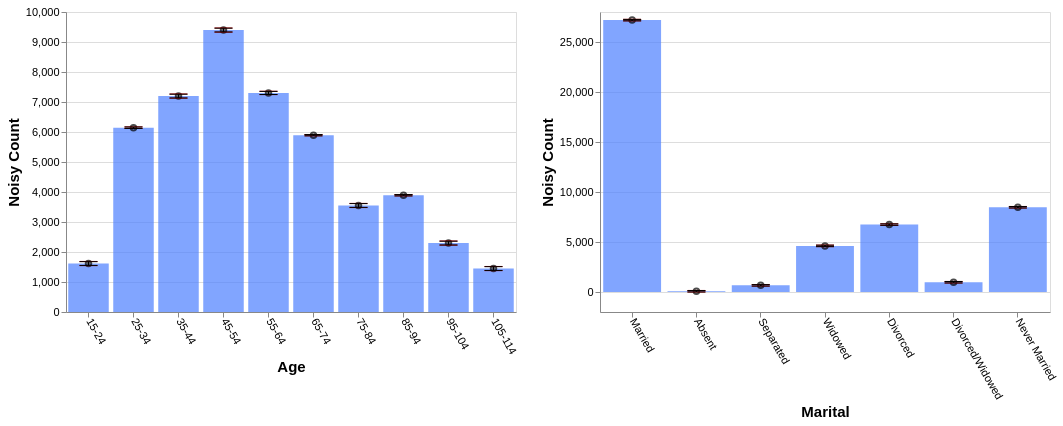

The Vega-Lite source for this figure:
### Vega-Lite specification from a JSON file in a GitHub repository (floating-point values rounded to 4 significant figures)
{"config": {"view": {"continuousWidth": 400, "continuousHeight": 300}, "axis": {"labelFontSize": 11, "titleFontSize": 15}, "axisBottom": {"labelAngle": 60}}, "hconcat": [{"layer": [{"mark": "bar", "encoding": {"color": {"value": "transparent"}, "tooltip": [{"aggregate": "sum", "field": "noisy_count", "title": "noisy count", "type": "quantitative"}, {"aggregate": "sum", "field": "noisy_count_prev", "title": "prev count", "type": "quantitative"}, {"aggregate": "sum", "field": "error", "title": "current error", "type": "quantitative"}, {"aggregate": "sum", "field": "error_prev", "title": "prev error", "type": "quantitative"}], "x": {"field": "age", "sort": null, "title": "Age", "type": "ordinal"}}, "height": 300, "selection": {"selector617": {"type": "interval", "encodings": ["x"]}}, "transform": [{"filter": {"selection": "selector618"}}], "width": 450}, {"mark": {"type": "bar", "color": "gray", "opacity": 0}, "encoding": {"x": {"field": "age", "sort": null, "title": "Age", "type": "ordinal"}, "y": {"aggregate": "sum", "field": "noisy_count_prev", "type": "quantitative"}}, "transform": [{"filter": {"selection": "selector618"}}]}, {"mark": {"type": "bar", "color": "#4C7FFF", "opacity": 0.7}, "encoding": {"x": {"field": "age", "sort": null, "title": "Age", "type": "ordinal"}, "y": {"aggregate": "sum", "field": "noisy_count", "type": "quantitative"}}, "transform": [{"filter": {"selection": "selector618"}}]}, {"mark": {"type": "point", "color": "black", "opacity": 0.7}, "encoding": {"x": {"field": "age", "sort": null, "title": "Age", "type": "ordinal"}, "y": {"aggregate": "sum", "field": "noisy_count", "title": "Noisy Count", "type": "quantitative"}}, "transform": [{"filter": {"selection": "selector618"}}]}, {"mark": {"type": "rule", "color": "#B6B6B6", "size": 2, "strokeDash": [3, 3]}, "encoding": {"x": {"field": "age", "sort": null, "title": "Age", "type": "ordinal"}, "y": {"aggregate": "sum", "field": "plus_error_prev_age", "title": "", "type": "quantitative"}, "y2": {"aggregate": "sum", "field": "minus_error_prev_age", "title": ""}}, "transform": [{"filter": {"selection": "selector618"}}]}, {"mark": {"type": "tick", "color": "#B90000", "size": 0, "strokeDash": [1, 1]}, "encoding": {"x": {"field": "age", "sort": null, "title": "Age", "type": "ordinal"}, "y": {"aggregate": "sum", "field": "plus_error_prev_age", "type": "quantitative"}}, "transform": [{"filter": {"selection": "selector618"}}]}, {"mark": {"type": "tick", "color": "#B90000", "size": 0, "strokeDash": [3, 1]}, "encoding": {"x": {"field": "age", "sort": null, "title": "Age", "type": "ordinal"}, "y": {"aggregate": "sum", "field": "minus_error_prev_age", "type": "quantitative"}}, "transform": [{"filter": {"selection": "selector618"}}]}, {"mark": {"type": "rule", "color": "black", "size": 2}, "encoding": {"x": {"field": "age", "sort": null, "title": "Age", "type": "ordinal"}, "y": {"aggregate": "sum", "field": "plus_error", "title": "", "type": "quantitative"}, "y2": {"aggregate": "sum", "field": "minus_error", "title": ""}}, "transform": [{"filter": {"selection": "selector618"}}]}, {"mark": {"type": "tick", "color": "black", "width": 0}, "encoding": {"x": {"field": "age", "sort": null, "title": "Age", "type": "ordinal"}, "y": {"aggregate": "sum", "field": "plus_error", "type": "quantitative"}}, "transform": [{"filter": {"selection": "selector618"}}]}, {"mark": {"type": "tick", "color": "black", "width": 0}, "encoding": {"x": {"field": "age", "sort": null, "title": "Age", "type": "ordinal"}, "y": {"aggregate": "sum", "field": "minus_error", "type": "quantitative"}}, "transform": [{"filter": {"selection": "selector618"}}]}]}, {"layer": [{"mark": "bar", "encoding": {"color": {"value": "transparent"}, "tooltip": [{"aggregate": "sum", "field": "noisy_count", "title": "noisy count", "type": "quantitative"}, {"aggregate": "sum", "field": "noisy_count_prev", "title": "prev count", "type": "quantitative"}, {"aggregate": "sum", "field": "error", "title": "current error", "type": "quantitative"}, {"aggregate": "sum", "field": "error_prev", "title": "prev error", "type": "quantitative"}], "x": {"field": "marital", "sort": null, "title": "Marital", "type": "ordinal"}}, "height": 300, "selection": {"selector618": {"type": "interval", "encodings": ["x"]}}, "transform": [{"filter": {"selection": "selector617"}}], "width": 450}, {"mark": {"type": "bar", "color": "gray", "opacity": 0}, "encoding": {"x": {"field": "marital", "sort": null, "title": "Marital", "type": "ordinal"}, "y": {"aggregate": "sum", "field": "noisy_count_prev", "type": "quantitative"}}, "transform": [{"filter": {"selection": "selector617"}}]}, {"mark": {"type": "bar", "color": "#4C7FFF", "opacity": 0.7}, "encoding": {"x": {"field": "marital", "sort": null, "title": "Marital", "type": "ordinal"}, "y": {"aggregate": "sum", "field": "noisy_count", "type": "quantitative"}}, "transform": [{"filter": {"selection": "selector617"}}]}, {"mark": {"type": "point", "color": "black", "opacity": 0.7}, "encoding": {"x": {"field": "marital", "sort": null, "title": "Marital", "type": "ordinal"}, "y": {"aggregate": "sum", "field": "noisy_count", "title": "Noisy Count", "type": "quantitative"}}, "transform": [{"filter": {"selection": "selector617"}}]}, {"mark": {"type": "rule", "color": "#B6B6B6", "size": 2, "strokeDash": [3, 3]}, "encoding": {"x": {"field": "marital", "sort": null, "title": "Marital", "type": "ordinal"}, "y": {"aggregate": "sum", "field": "plus_error_prev_marital", "title": "", "type": "quantitative"}, "y2": {"aggregate": "sum", "field": "minus_error_prev_marital", "title": ""}}, "transform": [{"filter": {"selection": "selector617"}}]}, {"mark": {"type": "tick", "color": "#B90000", "size": 0, "strokeDash": [1, 1]}, "encoding": {"x": {"field": "marital", "sort": null, "title": "Marital", "type": "ordinal"}, "y": {"aggregate": "sum", "field": "plus_error_prev_marital", "type": "quantitative"}}, "transform": [{"filter": {"selection": "selector617"}}]}, {"mark": {"type": "tick", "color": "#B90000", "size": 0, "strokeDash": [3, 1]}, "encoding": {"x": {"field": "marital", "sort": null, "title": "Marital", "type": "ordinal"}, "y": {"aggregate": "sum", "field": "minus_error_prev_marital", "type": "quantitative"}}, "transform": [{"filter": {"selection": "selector617"}}]}, {"mark": {"type": "rule", "color": "black", "size": 2}, "encoding": {"x": {"field": "marital", "sort": null, "title": "Marital", "type": "ordinal"}, "y": {"aggregate": "sum", "field": "plus_error", "title": "", "type": "quantitative"}, "y2": {"aggregate": "sum", "field": "minus_error", "title": ""}}, "transform": [{"filter": {"selection": "selector617"}}]}, {"mark": {"type": "tick", "color": "black", "width": 0}, "encoding": {"x": {"field": "marital", "sort": null, "title": "Marital", "type": "ordinal"}, "y": {"aggregate": "sum", "field": "plus_error", "type": "quantitative"}}, "transform": [{"filter": {"selection": "selector617"}}]}, {"mark": {"type": "tick", "color": "black", "width": 0}, "encoding": {"x": {"field": "marital", "sort": null, "title": "Marital", "type": "ordinal"}, "y": {"aggregate": "sum", "field": "minus_error", "type": "quantitative"}}, "transform": [{"filter": {"selection": "selector617"}}]}]}], "data": {"name": "data-e97cbfb0571d20fb2773ebcf6b5c20fc"}, "$schema": "https://vega.github.io/schema/vega-lite/v4.17.0.json", "datasets": {"data-e97cbfb0571d20fb2773ebcf6b5c20fc": [{"age": "15-24", "marital": "Married", "noisy_count": 307.0, "true_count": 295.0, "plus_error": 316.0, "minus_error": 298.1, "error": 8.9, "noisy_count_prev": 309.0, "true_count_prev": 295.0, "plus_error_prev": 319.0, "minus_error_prev": 299.1, "error_prev": 9.9, "plus_error_prev_age": 318.7, "minus_error_prev_age": 298.8, "plus_error_prev_marital": 318.9, "minus_error_prev_marital": 299.0}, {"age": "15-24", "marital": "Absent", "noisy_count": 24.3, "true_count": 13.0, "plus_error": 33.3, "minus_error": 15.4, "error": 8.9, "noisy_count_prev": 24.1, "true_count_prev": 13.0, "plus_error_prev": 34.0, "minus_error_prev": 14.1, "error_prev": 9.9, "plus_error_prev_age": 33.67, "minus_error_prev_age": 13.77, "plus_error_prev_marital": 33.96, "minus_error_prev_marital": 14.06}, {"age": "15-24", "marital": "Separated", "noisy_count": 7.5, "true_count": 18.0, "plus_error": 16.5, "minus_error": -1.4, "error": 8.9, "noisy_count_prev": 7.1, "true_count_prev": 18.0, "plus_error_prev": 17.1, "minus_error_prev": -2.8, "error_prev": 9.9, "plus_error_prev_age": 16.77, "minus_error_prev_age": -3.129, "plus_error_prev_marital": 17.24, "minus_error_prev_marital": -2.66}, {"age": "15-24", "marital": "Widowed", "noisy_count": -51.0, "true_count": 2.0, "plus_error": -42.0, "minus_error": -59.9, "error": 8.9, "noisy_count_prev": -49.8, "true_count_prev": 2.0, "plus_error_prev": -39.8, "minus_error_prev": -59.7, "error_prev": 9.9, "plus_error_prev_age": -40.13, "minus_error_prev_age": -60.03, "plus_error_prev_marital": -39.87, "minus_error_prev_marital": -59.77}, {"age": "15-24", "marital": "Divorced", "noisy_count": 152.7, "true_count": 22.0, "plus_error": 161.6, "minus_error": 143.7, "error": 8.9, "noisy_count_prev": 151.6, "true_count_prev": 22.0, "plus_error_prev": 161.6, "minus_error_prev": 141.7, "error_prev": 9.9, "plus_error_prev_age": 161.3, "minus_error_prev_age": 141.4, "plus_error_prev_marital": 161.6, "minus_error_prev_marital": 141.7}, {"age": "15-24", "marital": "Divorced/Widowed", "noisy_count": -22.9, "true_count": 16.0, "plus_error": -14.0, "minus_error": -31.9, "error": 8.9, "noisy_count_prev": -21.7, "true_count_prev": 16.0, "plus_error_prev": -11.7, "minus_error_prev": -31.6, "error_prev": 9.9, "plus_error_prev_age": -12.03, "minus_error_prev_age": -31.93, "plus_error_prev_marital": -12.22, "minus_error_prev_marital": -32.12}, {"age": "15-24", "marital": "Never Married", "noisy_count": 1197.0, "true_count": 1190.0, "plus_error": 1206.0, "minus_error": 1188.0, "error": 8.9, "noisy_count_prev": 1197.0, "true_count_prev": 1190.0, "plus_error_prev": 1207.0, "minus_error_prev": 1187.0, "error_prev": 9.9, "plus_error_prev_age": 1207.0, "minus_error_prev_age": 1187.0, "plus_error_prev_marital": 1206.0, "minus_error_prev_marital": 1186.0}, {"age": "25-34", "marital": "Married", "noisy_count": 2766.0, "true_count": 2764.0, "plus_error": 2769.0, "minus_error": 2762.0, "error": 3.5, "noisy_count_prev": 2766.0, "true_count_prev": 2764.0, "plus_error_prev": 2770.0, "minus_error_prev": 2762.0, "error_prev": 3.9, "plus_error_prev_age": 2770.0, "minus_error_prev_age": 2763.0, "plus_error_prev_marital": 2770.0, "minus_error_prev_marital": 2762.0}, {"age": "25-34", "marital": "Absent", "noisy_count": 9.1, "true_count": 33.0, "plus_error": 12.6, "minus_error": 5.6, "error": 3.5, "noisy_count_prev": 9.1, "true_count_prev": 33.0, "plus_error_prev": 13.0, "minus_error_prev": 5.2, "error_prev": 3.9, "plus_error_prev_age": 13.01, "minus_error_prev_age": 5.214, "plus_error_prev_marital": 12.96, "minus_error_prev_marital": 5.16}, {"age": "25-34", "marital": "Separated", "noisy_count": 47.5, "true_count": 77.0, "plus_error": 51.0, "minus_error": 44.0, "error": 3.5, "noisy_count_prev": 48.1, "true_count_prev": 77.0, "plus_error_prev": 52.0, "minus_error_prev": 44.2, "error_prev": 3.9, "plus_error_prev_age": 52.01, "minus_error_prev_age": 44.21, "plus_error_prev_marital": 52.14, "minus_error_prev_marital": 44.34}, {"age": "25-34", "marital": "Widowed", "noisy_count": 26.7, "true_count": 11.0, "plus_error": 30.2, "minus_error": 23.2, "error": 3.5, "noisy_count_prev": 25.8, "true_count_prev": 11.0, "plus_error_prev": 29.7, "minus_error_prev": 21.9, "error_prev": 3.9, "plus_error_prev_age": 29.71, "minus_error_prev_age": 21.91, "plus_error_prev_marital": 29.63, "minus_error_prev_marital": 21.83}, {"age": "25-34", "marital": "Divorced", "noisy_count": 365.6, "true_count": 372.0, "plus_error": 369.1, "minus_error": 362.1, "error": 3.5, "noisy_count_prev": 364.9, "true_count_prev": 372.0, "plus_error_prev": 368.8, "minus_error_prev": 361.0, "error_prev": 3.9, "plus_error_prev_age": 368.8, "minus_error_prev_age": 361.0, "plus_error_prev_marital": 368.8, "minus_error_prev_marital": 361.0}, {"age": "25-34", "marital": "Divorced/Widowed", "noisy_count": 221.1, "true_count": 189.0, "plus_error": 224.6, "minus_error": 217.7, "error": 3.5, "noisy_count_prev": 221.1, "true_count_prev": 189.0, "plus_error_prev": 225.0, "minus_error_prev": 217.2, "error_prev": 3.9, "plus_error_prev_age": 225.0, "minus_error_prev_age": 217.2, "plus_error_prev_marital": 224.5, "minus_error_prev_marital": 216.7}, {"age": "25-34", "marital": "Never Married", "noisy_count": 2707.0, "true_count": 2691.0, "plus_error": 2711.0, "minus_error": 2704.0, "error": 3.5, "noisy_count_prev": 2708.0, "true_count_prev": 2691.0, "plus_error_prev": 2711.0, "minus_error_prev": 2704.0, "error_prev": 3.9, "plus_error_prev_age": 2711.0, "minus_error_prev_age": 2704.0, "plus_error_prev_marital": 2711.0, "minus_error_prev_marital": 2703.0}, {"age": "35-44", "marital": "Married", "noisy_count": 4280.0, "true_count": 4273.0, "plus_error": 4289.0, "minus_error": 4271.0, "error": 8.9, "noisy_count_prev": 4281.0, "true_count_prev": 4273.0, "plus_error_prev": 4291.0, "minus_error_prev": 4271.0, "error_prev": 9.9, "plus_error_prev_age": 4290.0, "minus_error_prev_age": 4270.0, "plus_error_prev_marital": 4290.0, "minus_error_prev_marital": 4271.0}, {"age": "35-44", "marital": "Absent", "noisy_count": 117.0, "true_count": 31.0, "plus_error": 125.9, "minus_error": 108.1, "error": 8.9, "noisy_count_prev": 116.7, "true_count_prev": 31.0, "plus_error_prev": 126.7, "minus_error_prev": 106.8, "error_prev": 9.9, "plus_error_prev_age": 126.2, "minus_error_prev_age": 106.3, "plus_error_prev_marital": 126.7, "minus_error_prev_marital": 106.8}, {"age": "35-44", "marital": "Separated", "noisy_count": 176.1, "true_count": 96.0, "plus_error": 185.0, "minus_error": 167.1, "error": 8.9, "noisy_count_prev": 173.1, "true_count_prev": 96.0, "plus_error_prev": 183.1, "minus_error_prev": 163.2, "error_prev": 9.9, "plus_error_prev_age": 182.6, "minus_error_prev_age": 162.7, "plus_error_prev_marital": 183.2, "minus_error_prev_marital": 163.3}, {"age": "35-44", "marital": "Widowed", "noisy_count": -29.1, "true_count": 57.0, "plus_error": -20.1, "minus_error": -38.0, "error": 8.9, "noisy_count_prev": -26.9, "true_count_prev": 57.0, "plus_error_prev": -17.0, "minus_error_prev": -36.9, "error_prev": 9.9, "plus_error_prev_age": -17.53, "minus_error_prev_age": -37.43, "plus_error_prev_marital": -17.07, "minus_error_prev_marital": -36.97}, {"age": "35-44", "marital": "Divorced", "noisy_count": 910.1, "true_count": 905.0, "plus_error": 919.1, "minus_error": 901.2, "error": 8.9, "noisy_count_prev": 909.6, "true_count_prev": 905.0, "plus_error_prev": 919.6, "minus_error_prev": 899.7, "error_prev": 9.9, "plus_error_prev_age": 919.1, "minus_error_prev_age": 899.2, "plus_error_prev_marital": 919.6, "minus_error_prev_marital": 899.7}, {"age": "35-44", "marital": "Divorced/Widowed", "noisy_count": 222.6, "true_count": 286.0, "plus_error": 231.6, "minus_error": 213.7, "error": 8.9, "noisy_count_prev": 223.7, "true_count_prev": 286.0, "plus_error_prev": 233.7, "minus_error_prev": 213.8, "error_prev": 9.9, "plus_error_prev_age": 233.2, "minus_error_prev_age": 213.3, "plus_error_prev_marital": 233.2, "minus_error_prev_marital": 213.3}, {"age": "35-44", "marital": "Never Married", "noisy_count": 1521.0, "true_count": 1684.0, "plus_error": 1530.0, "minus_error": 1512.0, "error": 8.9, "noisy_count_prev": 1524.0, "true_count_prev": 1684.0, "plus_error_prev": 1534.0, "minus_error_prev": 1514.0, "error_prev": 9.9, "plus_error_prev_age": 1534.0, "minus_error_prev_age": 1514.0, "plus_error_prev_marital": 1534.0, "minus_error_prev_marital": 1514.0}, {"age": "45-54", "marital": "Married", "noisy_count": 5512.0, "true_count": 5589.0, "plus_error": 5521.0, "minus_error": 5503.0, "error": 8.9, "noisy_count_prev": 5512.0, "true_count_prev": 5589.0, "plus_error_prev": 5522.0, "minus_error_prev": 5502.0, "error_prev": 9.9, "plus_error_prev_age": 5522.0, "minus_error_prev_age": 5503.0, "plus_error_prev_marital": 5522.0, "minus_error_prev_marital": 5502.0}, {"age": "45-54", "marital": "Absent", "noisy_count": 77.2, "true_count": 27.0, "plus_error": 86.1, "minus_error": 68.2, "error": 8.9, "noisy_count_prev": 77.3, "true_count_prev": 27.0, "plus_error_prev": 87.2, "minus_error_prev": 67.3, "error_prev": 9.9, "plus_error_prev_age": 87.31, "minus_error_prev_age": 67.41, "plus_error_prev_marital": 87.16, "minus_error_prev_marital": 67.26}, {"age": "45-54", "marital": "Separated", "noisy_count": 208.1, "true_count": 156.0, "plus_error": 217.0, "minus_error": 199.1, "error": 8.9, "noisy_count_prev": 207.4, "true_count_prev": 156.0, "plus_error_prev": 217.3, "minus_error_prev": 197.5, "error_prev": 9.9, "plus_error_prev_age": 217.4, "minus_error_prev_age": 197.6, "plus_error_prev_marital": 217.4, "minus_error_prev_marital": 197.6}, {"age": "45-54", "marital": "Widowed", "noisy_count": 98.9, "true_count": 143.0, "plus_error": 107.9, "minus_error": 90.0, "error": 8.9, "noisy_count_prev": 99.8, "true_count_prev": 143.0, "plus_error_prev": 109.7, "minus_error_prev": 89.8, "error_prev": 9.9, "plus_error_prev_age": 109.8, "minus_error_prev_age": 89.91, "plus_error_prev_marital": 109.6, "minus_error_prev_marital": 89.73}, {"age": "45-54", "marital": "Divorced", "noisy_count": 1759.0, "true_count": 1715.0, "plus_error": 1768.0, "minus_error": 1750.0, "error": 8.9, "noisy_count_prev": 1756.0, "true_count_prev": 1715.0, "plus_error_prev": 1766.0, "minus_error_prev": 1746.0, "error_prev": 9.9, "plus_error_prev_age": 1767.0, "minus_error_prev_age": 1747.0, "plus_error_prev_marital": 1766.0, "minus_error_prev_marital": 1746.0}, {"age": "45-54", "marital": "Divorced/Widowed", "noisy_count": 287.1, "true_count": 379.0, "plus_error": 296.0, "minus_error": 278.1, "error": 8.9, "noisy_count_prev": 288.7, "true_count_prev": 379.0, "plus_error_prev": 298.6, "minus_error_prev": 278.7, "error_prev": 9.9, "plus_error_prev_age": 298.7, "minus_error_prev_age": 278.8, "plus_error_prev_marital": 298.1, "minus_error_prev_marital": 278.2}, {"age": "45-54", "marital": "Never Married", "noisy_count": 1456.0, "true_count": 1324.0, "plus_error": 1464.0, "minus_error": 1447.0, "error": 8.9, "noisy_count_prev": 1455.0, "true_count_prev": 1324.0, "plus_error_prev": 1465.0, "minus_error_prev": 1445.0, "error_prev": 9.9, "plus_error_prev_age": 1465.0, "minus_error_prev_age": 1445.0, "plus_error_prev_marital": 1464.0, "minus_error_prev_marital": 1445.0}, {"age": "55-64", "marital": "Married", "noisy_count": 4528.0, "true_count": 4513.0, "plus_error": 4536.0, "minus_error": 4521.0, "error": 7.4, "noisy_count_prev": 4528.0, "true_count_prev": 4513.0, "plus_error_prev": 4536.0, "minus_error_prev": 4520.0, "error_prev": 8.0, "plus_error_prev_age": 4536.0, "minus_error_prev_age": 4520.0, "plus_error_prev_marital": 4536.0, "minus_error_prev_marital": 4520.0}, {"age": "55-64", "marital": "Absent", "noisy_count": 68.9, "true_count": 10.0, "plus_error": 76.3, "minus_error": 61.5, "error": 7.4, "noisy_count_prev": 67.4, "true_count_prev": 10.0, "plus_error_prev": 75.4, "minus_error_prev": 59.4, "error_prev": 8.0, "plus_error_prev_age": 75.43, "minus_error_prev_age": 59.43, "plus_error_prev_marital": 75.36, "minus_error_prev_marital": 59.36}, {"age": "55-64", "marital": "Separated", "noisy_count": 44.2, "true_count": 106.0, "plus_error": 51.6, "minus_error": 36.9, "error": 7.4, "noisy_count_prev": 46.1, "true_count_prev": 106.0, "plus_error_prev": 54.1, "minus_error_prev": 38.0, "error_prev": 8.0, "plus_error_prev_age": 54.13, "minus_error_prev_age": 38.03, "plus_error_prev_marital": 54.24, "minus_error_prev_marital": 38.14}, {"age": "55-64", "marital": "Widowed", "noisy_count": 219.2, "true_count": 210.0, "plus_error": 226.6, "minus_error": 211.9, "error": 7.4, "noisy_count_prev": 218.7, "true_count_prev": 210.0, "plus_error_prev": 226.7, "minus_error_prev": 210.7, "error_prev": 8.0, "plus_error_prev_age": 226.7, "minus_error_prev_age": 210.7, "plus_error_prev_marital": 226.6, "minus_error_prev_marital": 210.6}, {"age": "55-64", "marital": "Divorced", "noisy_count": 1506.0, "true_count": 1509.0, "plus_error": 1514.0, "minus_error": 1499.0, "error": 7.4, "noisy_count_prev": 1507.0, "true_count_prev": 1509.0, "plus_error_prev": 1515.0, "minus_error_prev": 1498.0, "error_prev": 8.0, "plus_error_prev_age": 1515.0, "minus_error_prev_age": 1499.0, "plus_error_prev_marital": 1515.0, "minus_error_prev_marital": 1498.0}, {"age": "55-64", "marital": "Divorced/Widowed", "noisy_count": 228.7, "true_count": 241.0, "plus_error": 236.1, "minus_error": 221.3, "error": 7.4, "noisy_count_prev": 227.2, "true_count_prev": 241.0, "plus_error_prev": 235.2, "minus_error_prev": 219.2, "error_prev": 8.0, "plus_error_prev_age": 235.2, "minus_error_prev_age": 219.2, "plus_error_prev_marital": 234.7, "minus_error_prev_marital": 218.7}, {"age": "55-64", "marital": "Never Married", "noisy_count": 706.1, "true_count": 730.0, "plus_error": 713.5, "minus_error": 698.7, "error": 7.4, "noisy_count_prev": 707.6, "true_count_prev": 730.0, "plus_error_prev": 715.6, "minus_error_prev": 699.5, "error_prev": 8.0, "plus_error_prev_age": 715.6, "minus_error_prev_age": 699.5, "plus_error_prev_marital": 714.9, "minus_error_prev_marital": 698.8}, {"age": "65-74", "marital": "Married", "noisy_count": 3650.0, "true_count": 3666.0, "plus_error": 3653.0, "minus_error": 3647.0, "error": 2.9, "noisy_count_prev": 3650.0, "true_count_prev": 3666.0, "plus_error_prev": 3653.0, "minus_error_prev": 3647.0, "error_prev": 3.2, "plus_error_prev_age": 3653.0, "minus_error_prev_age": 3647.0, "plus_error_prev_marital": 3653.0, "minus_error_prev_marital": 3646.0}, {"age": "65-74", "marital": "Absent", "noisy_count": 35.5, "true_count": 1.0, "plus_error": 38.4, "minus_error": 32.6, "error": 2.9, "noisy_count_prev": 34.7, "true_count_prev": 1.0, "plus_error_prev": 37.9, "minus_error_prev": 31.5, "error_prev": 3.2, "plus_error_prev_age": 37.97, "minus_error_prev_age": 31.57, "plus_error_prev_marital": 37.86, "minus_error_prev_marital": 31.46}, {"age": "65-74", "marital": "Separated", "noisy_count": 69.3, "true_count": 84.0, "plus_error": 72.2, "minus_error": 66.4, "error": 2.9, "noisy_count_prev": 69.6, "true_count_prev": 84.0, "plus_error_prev": 72.8, "minus_error_prev": 66.4, "error_prev": 3.2, "plus_error_prev_age": 72.87, "minus_error_prev_age": 66.47, "plus_error_prev_marital": 72.94, "minus_error_prev_marital": 66.54}, {"age": "65-74", "marital": "Widowed", "noisy_count": 428.5, "true_count": 406.0, "plus_error": 431.4, "minus_error": 425.6, "error": 2.9, "noisy_count_prev": 428.0, "true_count_prev": 406.0, "plus_error_prev": 431.2, "minus_error_prev": 424.8, "error_prev": 3.2, "plus_error_prev_age": 431.3, "minus_error_prev_age": 424.9, "plus_error_prev_marital": 431.1, "minus_error_prev_marital": 424.7}, {"age": "65-74", "marital": "Divorced", "noisy_count": 1177.0, "true_count": 1161.0, "plus_error": 1180.0, "minus_error": 1174.0, "error": 2.9, "noisy_count_prev": 1177.0, "true_count_prev": 1161.0, "plus_error_prev": 1180.0, "minus_error_prev": 1174.0, "error_prev": 3.2, "plus_error_prev_age": 1180.0, "minus_error_prev_age": 1174.0, "plus_error_prev_marital": 1180.0, "minus_error_prev_marital": 1173.0}, {"age": "65-74", "marital": "Divorced/Widowed", "noisy_count": 128.1, "true_count": 150.0, "plus_error": 131.0, "minus_error": 125.2, "error": 2.9, "noisy_count_prev": 128.4, "true_count_prev": 150.0, "plus_error_prev": 131.6, "minus_error_prev": 125.2, "error_prev": 3.2, "plus_error_prev_age": 131.7, "minus_error_prev_age": 125.3, "plus_error_prev_marital": 131.1, "minus_error_prev_marital": 124.7}, {"age": "65-74", "marital": "Never Married", "noisy_count": 406.2, "true_count": 399.0, "plus_error": 409.1, "minus_error": 403.3, "error": 2.9, "noisy_count_prev": 406.5, "true_count_prev": 399.0, "plus_error_prev": 409.7, "minus_error_prev": 403.3, "error_prev": 3.2, "plus_error_prev_age": 409.8, "minus_error_prev_age": 403.4, "plus_error_prev_marital": 409.0, "minus_error_prev_marital": 402.6}, {"age": "75-84", "marital": "Married", "noisy_count": 2391.0, "true_count": 2360.0, "plus_error": 2400.0, "minus_error": 2382.0, "error": 8.9, "noisy_count_prev": 2390.0, "true_count_prev": 2360.0, "plus_error_prev": 2400.0, "minus_error_prev": 2380.0, "error_prev": 9.9, "plus_error_prev_age": 2400.0, "minus_error_prev_age": 2380.0, "plus_error_prev_marital": 2400.0, "minus_error_prev_marital": 2380.0}, {"age": "75-84", "marital": "Absent", "noisy_count": -41.3, "true_count": 2.0, "plus_error": -32.4, "minus_error": -50.3, "error": 8.9, "noisy_count_prev": -41.8, "true_count_prev": 2.0, "plus_error_prev": -31.8, "minus_error_prev": -51.7, "error_prev": 9.9, "plus_error_prev_age": -32.31, "minus_error_prev_age": -52.21, "plus_error_prev_marital": -31.84, "minus_error_prev_marital": -51.74}, {"age": "75-84", "marital": "Separated", "noisy_count": -34.1, "true_count": 56.0, "plus_error": -25.2, "minus_error": -43.1, "error": 8.9, "noisy_count_prev": -32.3, "true_count_prev": 56.0, "plus_error_prev": -22.3, "minus_error_prev": -42.2, "error_prev": 9.9, "plus_error_prev_age": -22.81, "minus_error_prev_age": -42.71, "plus_error_prev_marital": -22.16, "minus_error_prev_marital": -42.06}, {"age": "75-84", "marital": "Widowed", "noisy_count": 627.8, "true_count": 638.0, "plus_error": 636.7, "minus_error": 618.8, "error": 8.9, "noisy_count_prev": 626.7, "true_count_prev": 638.0, "plus_error_prev": 636.6, "minus_error_prev": 616.7, "error_prev": 9.9, "plus_error_prev_age": 636.1, "minus_error_prev_age": 616.2, "plus_error_prev_marital": 636.5, "minus_error_prev_marital": 616.6}, {"age": "75-84", "marital": "Divorced", "noisy_count": 386.4, "true_count": 592.0, "plus_error": 395.3, "minus_error": 377.5, "error": 8.9, "noisy_count_prev": 389.5, "true_count_prev": 592.0, "plus_error_prev": 399.4, "minus_error_prev": 379.5, "error_prev": 9.9, "plus_error_prev_age": 398.9, "minus_error_prev_age": 379.0, "plus_error_prev_marital": 399.4, "minus_error_prev_marital": 379.5}, {"age": "75-84", "marital": "Divorced/Widowed", "noisy_count": 44.8, "true_count": 72.0, "plus_error": 53.7, "minus_error": 35.8, "error": 8.9, "noisy_count_prev": 45.9, "true_count_prev": 72.0, "plus_error_prev": 55.9, "minus_error_prev": 36.0, "error_prev": 9.9, "plus_error_prev_age": 55.39, "minus_error_prev_age": 35.49, "plus_error_prev_marital": 55.38, "minus_error_prev_marital": 35.48}, {"age": "75-84", "marital": "Never Married", "noisy_count": 175.5, "true_count": 189.0, "plus_error": 184.5, "minus_error": 166.6, "error": 8.9, "noisy_count_prev": 175.5, "true_count_prev": 189.0, "plus_error_prev": 185.4, "minus_error_prev": 165.5, "error_prev": 9.9, "plus_error_prev_age": 184.9, "minus_error_prev_age": 165.0, "plus_error_prev_marital": 184.7, "minus_error_prev_marital": 164.8}, {"age": "85-94", "marital": "Married", "noisy_count": 2134.0, "true_count": 2152.0, "plus_error": 2137.0, "minus_error": 2131.0, "error": 3.1, "noisy_count_prev": 2134.0, "true_count_prev": 2152.0, "plus_error_prev": 2138.0, "minus_error_prev": 2131.0, "error_prev": 3.4, "plus_error_prev_age": 2138.0, "minus_error_prev_age": 2131.0, "plus_error_prev_marital": 2138.0, "minus_error_prev_marital": 2131.0}, {"age": "85-94", "marital": "Absent", "noisy_count": -5.4, "true_count": 0.0, "plus_error": -2.4, "minus_error": -8.5, "error": 3.1, "noisy_count_prev": -5.7, "true_count_prev": 0.0, "plus_error_prev": -2.2, "minus_error_prev": -9.1, "error_prev": 3.4, "plus_error_prev_age": -2.357, "minus_error_prev_age": -9.257, "plus_error_prev_marital": -2.24, "minus_error_prev_marital": -9.14}, {"age": "85-94", "marital": "Separated", "noisy_count": 64.7, "true_count": 52.0, "plus_error": 67.8, "minus_error": 61.7, "error": 3.1, "noisy_count_prev": 64.5, "true_count_prev": 52.0, "plus_error_prev": 67.9, "minus_error_prev": 61.1, "error_prev": 3.4, "plus_error_prev_age": 67.74, "minus_error_prev_age": 60.94, "plus_error_prev_marital": 68.04, "minus_error_prev_marital": 61.24}, {"age": "85-94", "marital": "Widowed", "noisy_count": 1218.0, "true_count": 1211.0, "plus_error": 1221.0, "minus_error": 1215.0, "error": 3.1, "noisy_count_prev": 1219.0, "true_count_prev": 1211.0, "plus_error_prev": 1222.0, "minus_error_prev": 1215.0, "error_prev": 3.4, "plus_error_prev_age": 1222.0, "minus_error_prev_age": 1215.0, "plus_error_prev_marital": 1222.0, "minus_error_prev_marital": 1215.0}, {"age": "85-94", "marital": "Divorced", "noisy_count": 391.2, "true_count": 390.0, "plus_error": 394.2, "minus_error": 388.1, "error": 3.1, "noisy_count_prev": 391.4, "true_count_prev": 390.0, "plus_error_prev": 394.8, "minus_error_prev": 388.0, "error_prev": 3.4, "plus_error_prev_age": 394.6, "minus_error_prev_age": 387.8, "plus_error_prev_marital": 394.8, "minus_error_prev_marital": 388.0}, {"age": "85-94", "marital": "Divorced/Widowed", "noisy_count": -87.0, "true_count": 50.0, "plus_error": -84.0, "minus_error": -90.1, "error": 3.1, "noisy_count_prev": -86.6, "true_count_prev": 50.0, "plus_error_prev": -83.2, "minus_error_prev": -90.0, "error_prev": 3.4, "plus_error_prev_age": -83.36, "minus_error_prev_age": -90.16, "plus_error_prev_marital": -83.72, "minus_error_prev_marital": -90.52}, {"age": "85-94", "marital": "Never Married", "noisy_count": 177.4, "true_count": 182.0, "plus_error": 180.4, "minus_error": 174.3, "error": 3.1, "noisy_count_prev": 177.4, "true_count_prev": 182.0, "plus_error_prev": 180.8, "minus_error_prev": 173.9, "error_prev": 3.4, "plus_error_prev_age": 180.6, "minus_error_prev_age": 173.7, "plus_error_prev_marital": 180.1, "minus_error_prev_marital": 173.2}, {"age": "95-104", "marital": "Married", "noisy_count": 1115.0, "true_count": 1055.0, "plus_error": 1124.0, "minus_error": 1106.0, "error": 8.9, "noisy_count_prev": 1114.0, "true_count_prev": 1055.0, "plus_error_prev": 1123.0, "minus_error_prev": 1104.0, "error_prev": 9.9, "plus_error_prev_age": 1123.0, "minus_error_prev_age": 1103.0, "plus_error_prev_marital": 1123.0, "minus_error_prev_marital": 1103.0}, {"age": "95-104", "marital": "Absent", "noisy_count": -176.5, "true_count": 0.0, "plus_error": -167.5, "minus_error": -185.4, "error": 8.9, "noisy_count_prev": -173.4, "true_count_prev": 0.0, "plus_error_prev": -163.5, "minus_error_prev": -183.3, "error_prev": 9.9, "plus_error_prev_age": -164.0, "minus_error_prev_age": -183.8, "plus_error_prev_marital": -163.5, "minus_error_prev_marital": -183.3}, {"age": "95-104", "marital": "Separated", "noisy_count": 56.4, "true_count": 41.0, "plus_error": 65.4, "minus_error": 47.5, "error": 8.9, "noisy_count_prev": 54.8, "true_count_prev": 41.0, "plus_error_prev": 64.8, "minus_error_prev": 44.9, "error_prev": 9.9, "plus_error_prev_age": 64.29, "minus_error_prev_age": 44.39, "plus_error_prev_marital": 64.94, "minus_error_prev_marital": 45.04}, {"age": "95-104", "marital": "Widowed", "noisy_count": 1155.0, "true_count": 1174.0, "plus_error": 1164.0, "minus_error": 1146.0, "error": 8.9, "noisy_count_prev": 1155.0, "true_count_prev": 1174.0, "plus_error_prev": 1164.0, "minus_error_prev": 1145.0, "error_prev": 9.9, "plus_error_prev_age": 1164.0, "minus_error_prev_age": 1144.0, "plus_error_prev_marital": 1164.0, "minus_error_prev_marital": 1145.0}, {"age": "95-104", "marital": "Divorced", "noisy_count": 78.4, "true_count": 140.0, "plus_error": 87.4, "minus_error": 69.5, "error": 8.9, "noisy_count_prev": 80.3, "true_count_prev": 140.0, "plus_error_prev": 90.2, "minus_error_prev": 70.4, "error_prev": 9.9, "plus_error_prev_age": 89.69, "minus_error_prev_age": 69.89, "plus_error_prev_marital": 90.18, "minus_error_prev_marital": 70.38}, {"age": "95-104", "marital": "Divorced/Widowed", "noisy_count": 7.9, "true_count": 16.0, "plus_error": 16.8, "minus_error": -1.1, "error": 8.9, "noisy_count_prev": 7.2, "true_count_prev": 16.0, "plus_error_prev": 17.2, "minus_error_prev": -2.7, "error_prev": 9.9, "plus_error_prev_age": 16.69, "minus_error_prev_age": -3.214, "plus_error_prev_marital": 16.68, "minus_error_prev_marital": -3.22}, {"age": "95-104", "marital": "Never Married", "noisy_count": 61.2, "true_count": 119.0, "plus_error": 70.2, "minus_error": 52.3, "error": 8.9, "noisy_count_prev": 64.1, "true_count_prev": 119.0, "plus_error_prev": 74.0, "minus_error_prev": 54.2, "error_prev": 9.9, "plus_error_prev_age": 73.49, "minus_error_prev_age": 53.69, "plus_error_prev_marital": 73.26, "minus_error_prev_marital": 53.46}, {"age": "105-114", "marital": "Married", "noisy_count": 506.1, "true_count": 398.0, "plus_error": 515.1, "minus_error": 497.2, "error": 8.9, "noisy_count_prev": 505.8, "true_count_prev": 398.0, "plus_error_prev": 515.7, "minus_error_prev": 495.8, "error_prev": 9.9, "plus_error_prev_age": 515.5, "minus_error_prev_age": 495.6, "plus_error_prev_marital": 515.6, "minus_error_prev_marital": 495.7}, {"age": "105-114", "marital": "Absent", "noisy_count": -32.1, "true_count": 0.0, "plus_error": -23.1, "minus_error": -41.0, "error": 8.9, "noisy_count_prev": -31.3, "true_count_prev": 0.0, "plus_error_prev": -21.4, "minus_error_prev": -41.2, "error_prev": 9.9, "plus_error_prev_age": -21.56, "minus_error_prev_age": -41.36, "plus_error_prev_marital": -21.44, "minus_error_prev_marital": -41.24}, {"age": "105-114", "marital": "Separated", "noisy_count": 28.0, "true_count": 25.0, "plus_error": 36.9, "minus_error": 19.0, "error": 8.9, "noisy_count_prev": 27.9, "true_count_prev": 25.0, "plus_error_prev": 37.8, "minus_error_prev": 18.0, "error_prev": 9.9, "plus_error_prev_age": 37.64, "minus_error_prev_age": 17.84, "plus_error_prev_marital": 37.94, "minus_error_prev_marital": 18.14}, {"age": "105-114", "marital": "Widowed", "noisy_count": 917.0, "true_count": 881.0, "plus_error": 926.0, "minus_error": 908.1, "error": 8.9, "noisy_count_prev": 915.9, "true_count_prev": 881.0, "plus_error_prev": 925.9, "minus_error_prev": 906.0, "error_prev": 9.9, "plus_error_prev_age": 925.7, "minus_error_prev_age": 905.8, "plus_error_prev_marital": 925.8, "minus_error_prev_marital": 905.9}, {"age": "105-114", "marital": "Divorced", "noisy_count": 14.1, "true_count": 44.0, "plus_error": 23.0, "minus_error": 5.1, "error": 8.9, "noisy_count_prev": 14.3, "true_count_prev": 44.0, "plus_error_prev": 24.3, "minus_error_prev": 4.4, "error_prev": 9.9, "plus_error_prev_age": 24.14, "minus_error_prev_age": 4.243, "plus_error_prev_marital": 24.28, "minus_error_prev_marital": 4.38}, {"age": "105-114", "marital": "Divorced/Widowed", "noisy_count": -52.9, "true_count": 4.0, "plus_error": -43.9, "minus_error": -61.8, "error": 8.9, "noisy_count_prev": -51.2, "true_count_prev": 4.0, "plus_error_prev": -41.3, "minus_error_prev": -61.2, "error_prev": 9.9, "plus_error_prev_age": -41.46, "minus_error_prev_age": -61.36, "plus_error_prev_marital": -41.82, "minus_error_prev_marital": -61.72}, {"age": "105-114", "marital": "Never Married", "noisy_count": 68.0, "true_count": 49.0, "plus_error": 77.0, "minus_error": 59.1, "error": 8.9, "noisy_count_prev": 67.9, "true_count_prev": 49.0, "plus_error_prev": 77.9, "minus_error_prev": 58.0, "error_prev": 9.9, "plus_error_prev_age": 77.74, "minus_error_prev_age": 57.84, "plus_error_prev_marital": 77.16, "minus_error_prev_marital": 57.26}]}}
